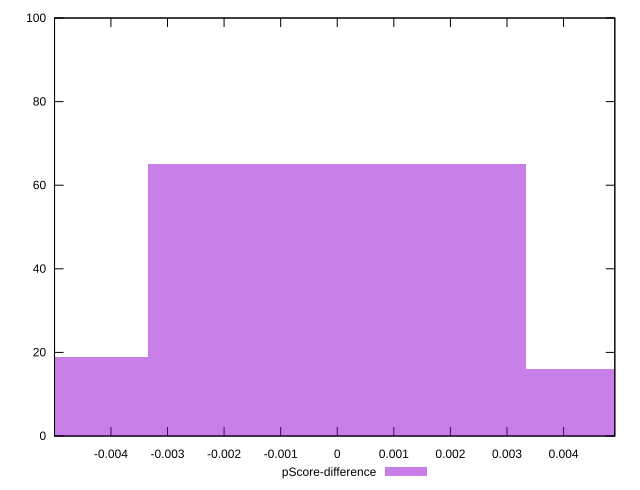

Reproduce this figure in gnuplot.
reset

$pScoreDifference <<EOF
0 65
-0.006675838879731406 19
0.006675838879731406 16
EOF

set key outside below
set boxwidth 0.006675838879731406
set xrange [-0.004996770475435064:0.004906015800744665]
set yrange [0:100]
set trange [0:100]
set style fill transparent solid 0.5 noborder
set terminal svg size 640, 490 enhanced background rgb 'white'
set output "reprap/interactive/samples/pages+cached+noexternal+nomedia/pScore-difference/histogram.svg"

plot $pScoreDifference title "pScore-difference" with boxes

reset
